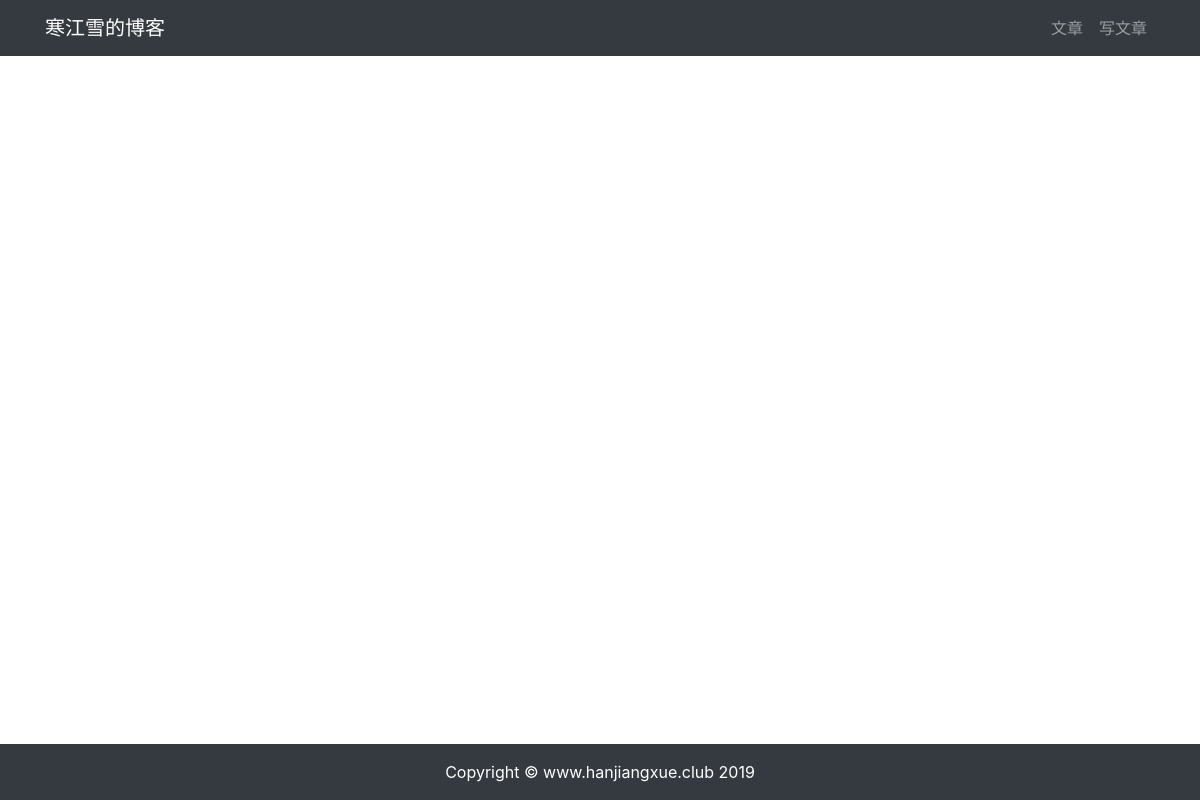
/article/article-list, run on an earlier commit of the app's database.
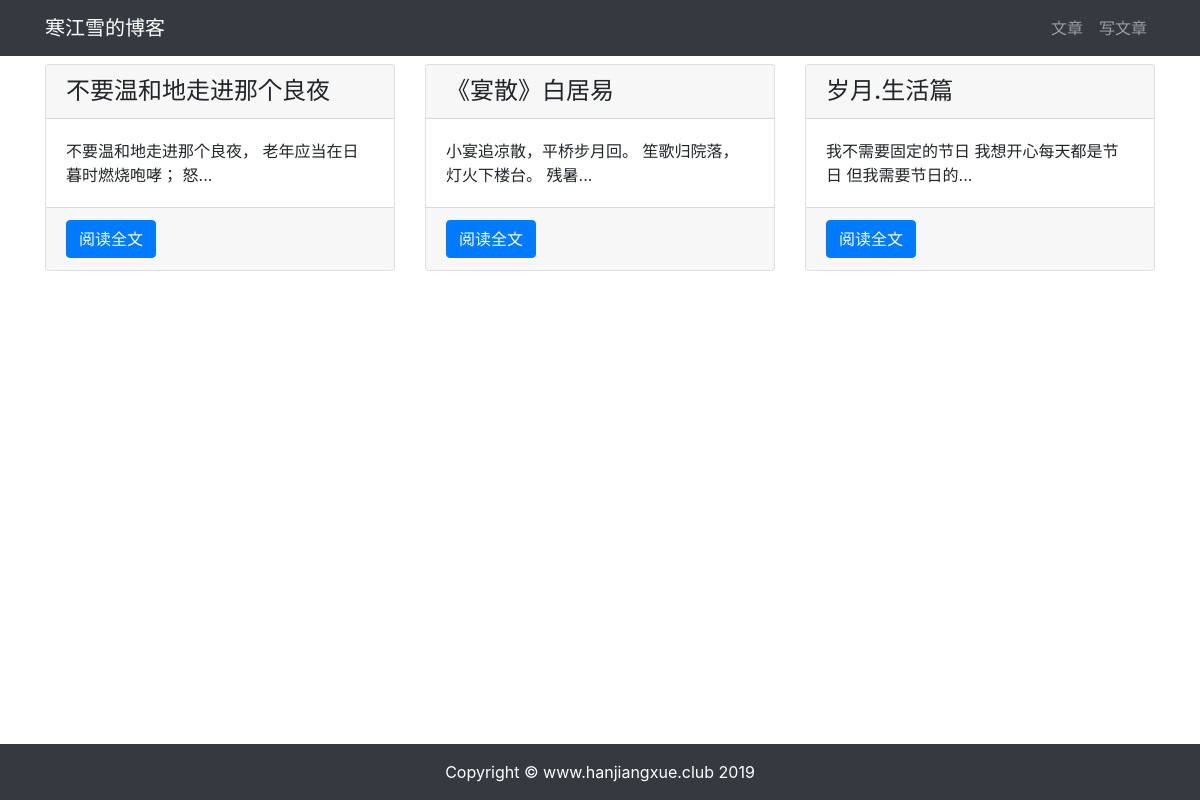
And on a later commit of the database.
### article/models.py (models this page shows, shortened)
class ArticlePost(models.Model):
    author = models.ForeignKey(User, on_delete=models.CASCADE, verbose_name='文章')
    title = models.CharField(max_length=100, verbose_name='标题')
    body = models.TextField(verbose_name='正文')
    created_time = models.DateTimeField(default=timezone.now, verbose_name='创建时间')
    update_time = models.DateTimeField(auto_now=True, verbose_name='更新时间')
    class Meta:
        ordering = ('-created_time',)  # 注意这里是元组（Tuple）
        verbose_name = "文章"
        verbose_name_plural = '文章'

### article/views.py (the view)
# urls.py: path('article-list', views.article_list, name='article_list'),
def article_list(request):
    articles = ArticlePost.objects.all()
    context = {'articles': articles}
    return render(request, 'article/list.html', context)

### templates/article/list.html (shortened to what this page needs)
{% extends 'base.html' %}
{% load staticfiles %}
{% block content %}
<div class="container">
      <div class="row mt-2">
          {% for article in articles %}
           <div class="col-4 mb-4">
                <div class="card h-100">
                    <h4 class="card-header">{{ article.title }}</h4>
                    <div class="card-body">
                        <p class="card-text">{{ article.body|slice:'30' }}...</p>
                    </div>
                    <div class="card-footer">
                        <a href="{% url 'article:article_detail'  article.pk %}" class="btn btn-primary"> 阅读全文</a>
                    </div>
                </div>
           </div>
          {% endfor %}
      </div>
</div>
{% endblock content %}

### templates/base.html (shortened to what this page needs)
{% load staticfiles %}
<!DOCTYPE html>
<html lang="en">
<head>
    <link rel="stylesheet" href="{% static 'bootstrap/css/bootstrap.min.css' %}">
    <link rel="stylesheet" href="{% static 'md_css/monokai.css'%}">
</head>
<body>
    {% include 'header.html' %}
    {% block content %} {% endblock content %}
    {% include 'footer.html' %}
</body>
</html>

### templates/header.html
<nav class="navbar navbar-expand-lg navbar-dark bg-dark">
    <div class="container">
         <a class="navbar-brand" href="#"> 寒江雪的博客</a>
        <div>
            <ul class="navbar-nav">
                <li class="nav-item">
                    <a class="nav-link" href="{% url 'article:article_list' %}">文章</a>
                </li>
                <li class="nav-item">
                    <a class="nav-link" href="{% url "article:article_create" %}">写文章</a>
                </li>
            </ul>
        </div>
    </div>
</nav>

### templates/footer.html
{% load staticfiles %}
<div>
    <br><br><br>
</div>
<footer class="py-3 bg-dark fixed-bottom">
    <div class="container">
        <p class="m-0 text-center text-white">Copyright &copy; www.hanjiangxue.club 2019</p>
    </div>
</footer>

What changed in the data, as far as the page shows it:
added ArticlePost: title "不要温和地走进那个良夜", body "不要温和地走进那个良夜， 老年应当在日暮时燃烧咆哮； 怒"
added ArticlePost: title "《宴散》白居易", body "小宴追凉散，平桥步月回。 笙歌归院落，灯火下楼台。 残暑"
added ArticlePost: title "岁月.生活篇", body "我不需要固定的节日 我想开心每天都是节日 但我需要节日的"
